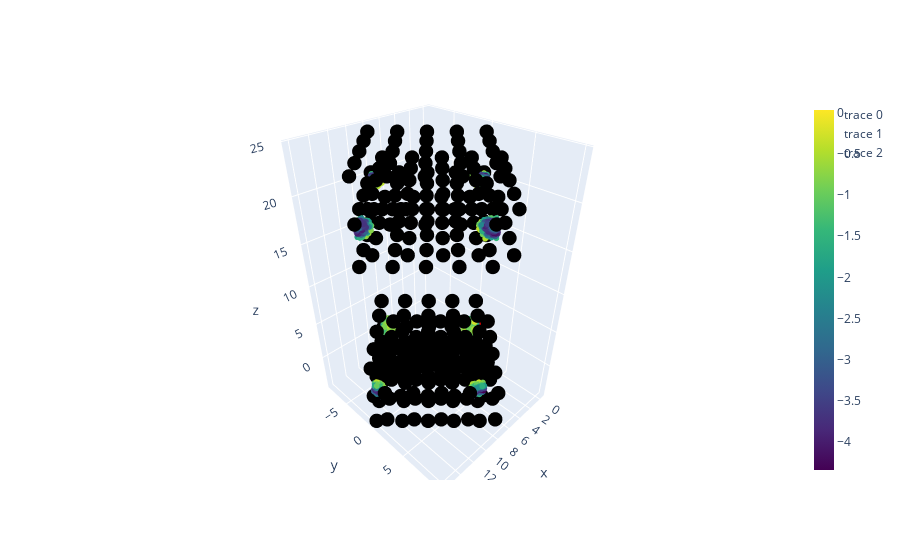

Write notebook code for a chart like this one.
### Code cell
XGChi0.Vis_tool(chi0rr_slab, R3D_slab, A_slab, B_slab, C_slab, ngkpt_slab, natom_slab, xred_slab, N=10000, isomin=1)

### Figure 1 — Plotly figure (JSON) as saved in the notebook; plotly's stock layout.template omitted (floating-point values rounded to 4 significant figures; data arrays with more than 128 entries replaced by an {"elided": "..."} marker saying what was removed)
{"data": [{"marker": {"color": {"elided": "9994 float values"}, "colorbar": {"thickness": 20}, "colorscale": [[0, "#440154"], [0.1111, "#482878"], [0.2222, "#3e4989"], [0.3333, "#31688e"], [0.4444, "#26828e"], [0.5556, "#1f9e89"], [0.6667, "#35b779"], [0.7778, "#6ece58"], [0.8889, "#b5de2b"], [1, "#fde725"]], "size": 2}, "mode": "markers", "type": "scatter3d", "x": {"elided": "9994 float values"}, "y": {"elided": "9994 float values"}, "z": {"elided": "9994 float values"}}, {"marker": {"color": {"elided": "250 int values"}, "colorscale": [[0, "rgb(0,0,0)"], [1, "rgb(0,0,0)"]], "size": 5}, "mode": "markers", "type": "scatter3d", "x": {"elided": "250 float values"}, "y": {"elided": "250 float values"}, "z": {"elided": "250 float values"}}, {"marker": {"color": [1], "colorscale": [[0, "rgb(255,0,0)"], [1, "rgb(255,0,0)"]], "size": 7}, "mode": "markers", "type": "scatter3d", "x": [0], "y": [0], "z": [0]}], "layout": {}}
